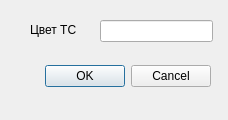
<?xml version="1.0" encoding="UTF-8"?>
<ui version="4.0">
 <class>Dialog</class>
 <widget class="QDialog" name="Dialog">
  <property name="geometry">
   <rect>
    <x>0</x>
    <y>0</y>
    <width>228</width>
    <height>120</height>
   </rect>
  </property>
  <property name="windowTitle">
   <string>Цвет</string>
  </property>
  <widget class="QDialogButtonBox" name="buttonBox">
   <property name="geometry">
    <rect>
     <x>10</x>
     <y>60</y>
     <width>201</width>
     <height>32</height>
    </rect>
   </property>
   <property name="orientation">
    <enum>Qt::Horizontal</enum>
   </property>
   <property name="standardButtons">
    <set>QDialogButtonBox::Cancel|QDialogButtonBox::Ok</set>
   </property>
  </widget>
  <widget class="QLabel" name="label">
   <property name="geometry">
    <rect>
     <x>30</x>
     <y>20</y>
     <width>51</width>
     <height>20</height>
    </rect>
   </property>
   <property name="text">
    <string>Цвет ТС</string>
   </property>
  </widget>
  <widget class="QLineEdit" name="lineEdit">
   <property name="geometry">
    <rect>
     <x>100</x>
     <y>20</y>
     <width>113</width>
     <height>22</height>
    </rect>
   </property>
  </widget>
 </widget>
 <resources/>
 <connections>
  <connection>
   <sender>buttonBox</sender>
   <signal>accepted()</signal>
   <receiver>Dialog</receiver>
   <slot>accept()</slot>
   <hints>
    <hint type="sourcelabel">
     <x>248</x>
     <y>254</y>
    </hint>
    <hint type="destinationlabel">
     <x>157</x>
     <y>274</y>
    </hint>
   </hints>
  </connection>
  <connection>
   <sender>buttonBox</sender>
   <signal>rejected()</signal>
   <receiver>Dialog</receiver>
   <slot>reject()</slot>
   <hints>
    <hint type="sourcelabel">
     <x>316</x>
     <y>260</y>
    </hint>
    <hint type="destinationlabel">
     <x>286</x>
     <y>274</y>
    </hint>
   </hints>
  </connection>
 </connections>
</ui>
